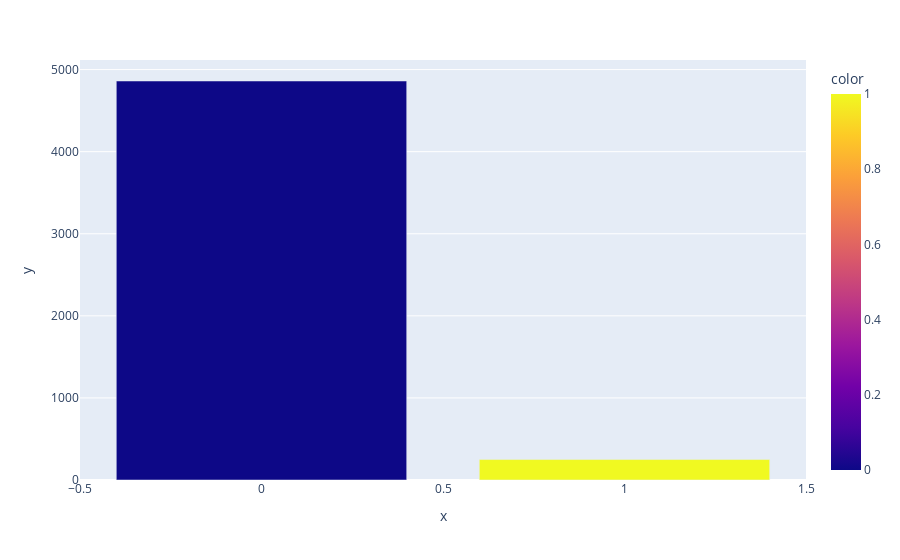

The code cell stored with this chart in its notebook:
### Code cell
import plotly.express as px
px.bar(x=y.value_counts().index, y=y.value_counts(), color=y.value_counts().index)

### Figure 1 — Plotly figure (JSON) as saved in the notebook; plotly's stock layout.template omitted (floating-point values rounded to 4 significant figures)
{"data": [{"alignmentgroup": "True", "hovertemplate": "x=%{x}<br>y=%{y}<br>color=%{marker.color}<extra></extra>", "legendgroup": "", "marker": {"color": [0, 1], "coloraxis": "coloraxis", "pattern": {"shape": ""}}, "name": "", "offsetgroup": "", "orientation": "v", "showlegend": false, "textposition": "auto", "type": "bar", "x": [0, 1], "xaxis": "x", "y": [4861, 249], "yaxis": "y"}], "layout": {"barmode": "relative", "coloraxis": {"colorbar": {"title": {"text": "color"}}, "colorscale": [[0, "#0d0887"], [0.1111, "#46039f"], [0.2222, "#7201a8"], [0.3333, "#9c179e"], [0.4444, "#bd3786"], [0.5556, "#d8576b"], [0.6667, "#ed7953"], [0.7778, "#fb9f3a"], [0.8889, "#fdca26"], [1, "#f0f921"]]}, "legend": {"tracegroupgap": 0}, "margin": {"t": 60}, "xaxis": {"anchor": "y", "domain": [0, 1], "title": {"text": "x"}}, "yaxis": {"anchor": "x", "domain": [0, 1], "title": {"text": "y"}}}}
